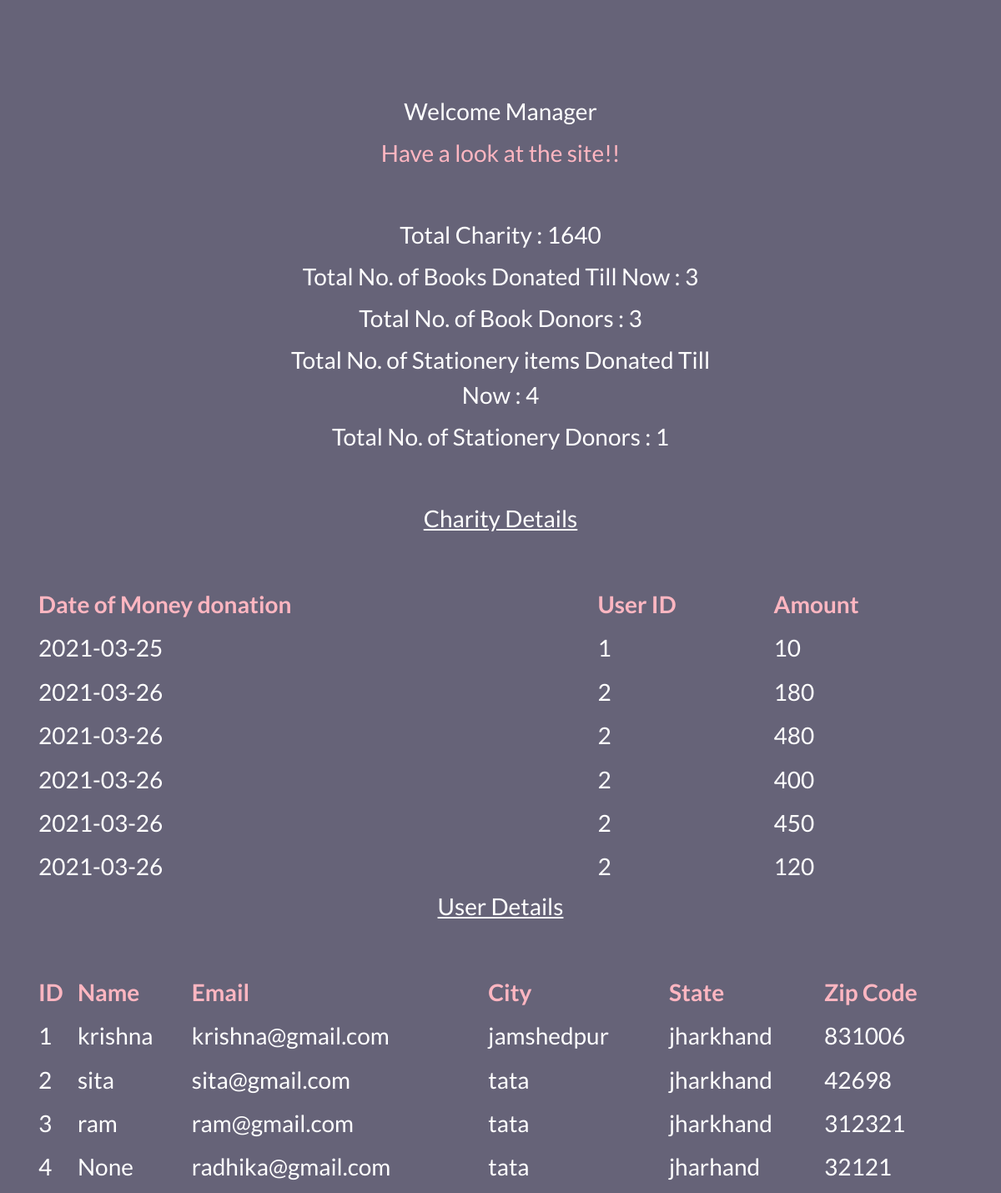
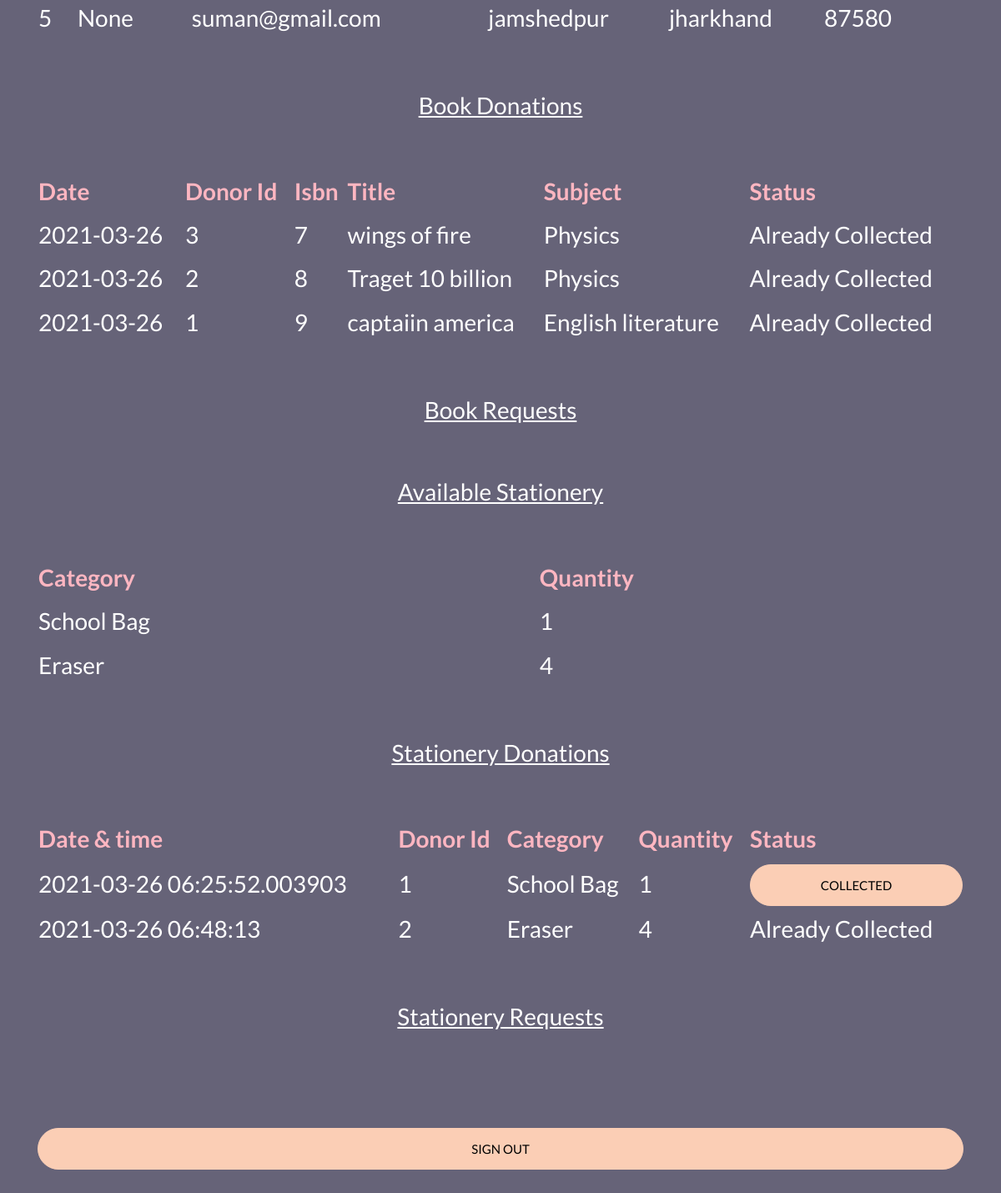
The page /dorei/manage/ on the database as committed earlier (2 pictures, top to bottom).
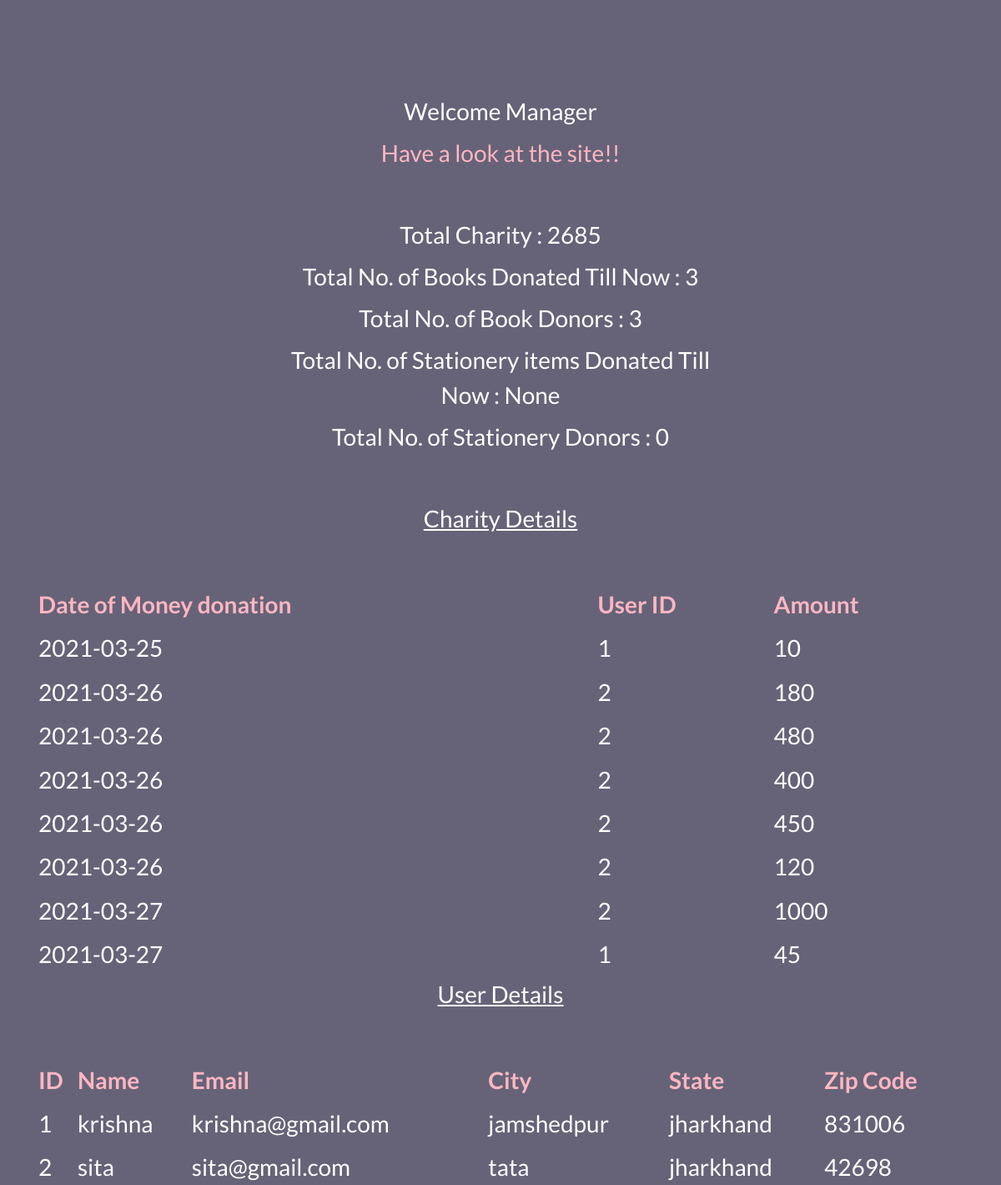
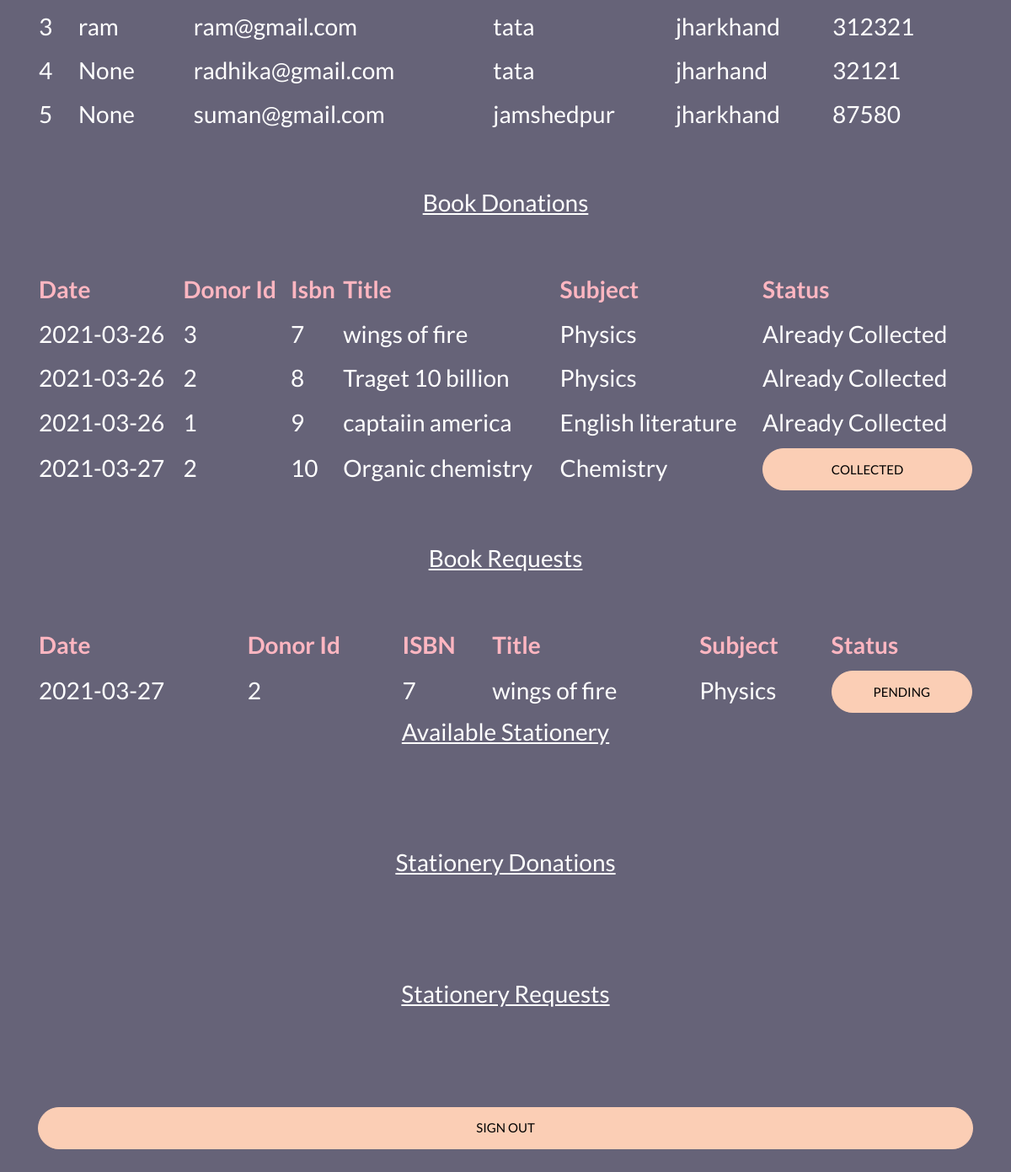
The same page on the database as committed later (2 pictures, top to bottom).
### dorei/models.py (models this page shows, shortened)
class Money(models.Model):
    money_id = models.IntegerField(db_column='money_id', primary_key=True)
    user_id = models.ForeignKey(User, on_delete=models.CASCADE, db_column='user_id')
    t_time = models.DateTimeField(db_column='t_time')
    amount = models.IntegerField(db_column='amount')
    transaction_id = models.TextField(db_column='transaction_id', max_length=10, null=True)
    class Meta:
        unique_together = (('money_id', 't_time'),)

class User(models.Model):
    user_id = models.AutoField(db_column='user_id', primary_key=True)
    first_name = models.TextField(db_column='first_name', max_length=10)
    middle_name = models.TextField(db_column='middle_name', max_length=10, blank=True, null=True)
    last_name = models.TextField(db_column='last_name', max_length=10, blank=True, null=True)
    email_address = models.EmailField(db_column='email_address', max_length=40)
    house_number = models.CharField(db_column='house_number', max_length=10, blank=True, null=True)
    street_number = models.CharField(db_column='street_number', max_length=10, blank=True, null=True)
    street_name = models.TextField(db_column='street_name', max_length=50)
    city = models.TextField(db_column='city', max_length=50)
    state = models.TextField(db_column='state', max_length=50)
    postal_code = models.DecimalField(db_column='postal_code', max_digits=6, decimal_places=0)
    password = models.CharField(db_column='password', max_length=256)

class BookDonate(models.Model):
    user_id = models.ForeignKey(User, on_delete=models.CASCADE, db_column='user_id')
    isbn = models.ForeignKey(Book, on_delete=models.CASCADE, db_column='isbn')
    t_time = models.DateTimeField(db_column='t_time')
    is_collected = models.BooleanField(db_column='is_collected', default = False)
    class Meta:
        unique_together = (('user_id', 'isbn'),)

class Stationery(models.Model):
    stationery_id = models.AutoField(db_column='stationery_id', primary_key=True)
    stationery_name = models.CharField(db_column='stationery_name', max_length = 50)
    tot_quantity = models.IntegerField(db_column='tot_quantity',validators=[MinValueValidator(1)], blank=True, null=True)
    location_id = models.ForeignKey(Location, on_delete = models.DO_NOTHING,db_column='location_id', null=True, blank=True)

### dorei/views.py (the view)
# urls.py: path('manage/', views.manage, name='manage'),
def manage(request):
    total_charity = select_using_raw_sql("SELECT SUM(dm.amount) FROM dorei_money AS dm")
    books_donated = select_using_raw_sql("SELECT COUNT(db.isbn) FROM dorei_bookdonate AS db WHERE db.is_collected=1")
    stationery_donated = select_using_raw_sql("SELECT SUM(ds.quantity) FROM dorei_stationerydonate AS ds WHERE ds.is_collected=1")
    book_donors = select_using_raw_sql("SELECT COUNT(DISTINCT(db.user_id)) FROM dorei_bookdonate AS db WHERE db.is_collected=1")
    stationery_donors = select_using_raw_sql("SELECT COUNT(DISTINCT(ds.user_id)) FROM dorei_stationerydonate AS ds WHERE ds.is_collected=1")
    charity_details = select_using_raw_sql("SELECT date(dm.t_time) AS t_time,dm.user_id AS user_id,dm.amount AS amount FROM dorei_money AS dm")
    user_details = select_using_raw_sql("SELECT du.user_id AS user_id,du.first_name||' '||du.middle_name||' '||du.last_name AS name,du.email_address AS  email,\
        du.house_number AS house_number,du.street_number AS street_number,du.street_name AS street_name,du.city AS city,du.state AS state,du.postal_code AS postal_code\
        FROM dorei_user AS du")
    book_donations = select_using_raw_sql("SELECT dbd.user_id AS user_id,date(dbd.t_time) AS t_time,dbd.isbn AS isbn,db.title AS title,db.subject AS subject,dbd.is_collected AS verify\
     FROM dorei_bookdonate AS dbd, dorei_book AS db WHERE db.isbn=dbd.isbn")
    book_requests = select_using_raw_sql("SELECT dbr.user_id AS user_id,date(dbr.t_time) AS t_time,dbr.isbn AS isbn,db.title AS title,db.subject AS subject,dbr.is_delivered AS verify\
     FROM dorei_bookrequest AS dbr, dorei_book AS db WHERE db.isbn=dbr.isbn")
    available_stationery = select_using_raw_sql("SELECT ds.stationery_name AS name,ds.tot_quantity AS tot_quantity FROM dorei_stationery AS ds")
    stationery_donations = select_using_raw_sql("SELECT dsd.user_id AS user_id,dsd.t_time AS t_time,ds.stationery_name AS name,dsd.quantity AS quantity,dsd.is_collected AS verify\
     FROM dorei_stationerydonate AS dsd, dorei_stationery AS ds WHERE ds.stationery_id=dsd.stationery_id")
    stationery_requests = select_using_raw_sql("SELECT dsr.user_id AS user_id,dsr.t_time AS t_time,ds.stationery_name AS name,dsr.quantity AS quantity,dsr.is_delivered AS verify\
     FROM dorei_stationeryrequest AS dsr, dorei_stationery AS ds WHERE ds.stationery_id=dsr.stationery_id")
    data = {
            'total_charity':total_charity[0]['SUM(dm.amount)'],
            'books_donated':books_donated[0]['COUNT(db.isbn)'],
            'stationery_donated':stationery_donated[0]['SUM(ds.quantity)'],
            'book_donors':book_donors[0]['COUNT(DISTINCT(db.user_id))'],
            'stationery_donors':stationery_donors[0]['COUNT(DISTINCT(ds.user_id))'],
            'charity_details':charity_details,
            'user_details':user_details,
            'book_donations':book_donations,
            'book_requests':book_requests,
            'available_stationery':available_stationery,
            'stationery_donations':stationery_donations,
            'stationery_requests':stationery_requests,
        }
    return render(request, 'manager_ui.html', data)

### dorei/views.py (called while the page is built)
def select_using_raw_sql(sql):
    cursor = connection.cursor()
    try:
        cursor.execute(sql)
    except Exception as e:
        print(e)
        return []
    results = cursor.fetchall()
    l = []
    for  i in range(len(results)):
        dict = {}
        field = 0
        while True:
            try:
                dict[cursor.description[field][0]] = str(results[i][field])
                field = field +1
            except IndexError as e:
                break
        l.append(dict)
    return l

### dorei/templates/manager_ui.html (shortened to what this page needs)
{% extends "base_generic.html" %}
{% block content %}
  <body class="img js-fullheight" style="background-color: #928DAB;">
  <section class="ftco-section">
    <div class="container">
      <div class="row justify-content-center">
        <div class="col-md-6 text-center mb-5">
          <h2 class="heading-section">Welcome Manager</h2>
          <h2 class="heading-section" style="color:#FFB6C1;">Have a look at the site!!</h2>
        </div>
      </div>
      <div class="row justify-content-center">
        <div class="col-md-6 text-center mb-5">
          <h2 class="heading-section">Total Charity : {{total_charity}}</h2>
          <h2 class="heading-section">Total No. of Books Donated Till Now : {{books_donated}}</h2>
          <h2 class="heading-section">Total No. of Book Donors : {{book_donors}}</h2>
          <h2 class="heading-section">Total No. of Stationery items Donated Till Now : {{stationery_donated}}</h2>
          <h2 class="heading-section">Total No. of Stationery Donors : {{stationery_donors}}</h2>
        </div>
      </div>
      <div class="row justify-content-center">
        <div class="col-md-6 text-center mb-5">
          <h2 class="heading-section"><u>Charity Details</u></h2>
        </div>
      </div>
      {% if charity_details %}
      <table style="width:100%">
        <tr class="heading-section" style="color:#FFB6C1;">
          <th>Date of Money donation</th>
          <th>User ID</th>
          <th>Amount</th>
        </tr>
        {% for donation in charity_details %}
        <tr class="heading-section" style="color:#FFFFFF">
          <td >{{donation.t_time}}</td>
          <td>{{donation.user_id}}</td>
          <td >{{donation.amount}}</td>
        </tr>
        {% endfor %}
      </table>
      {% endif %}
      <div class="row justify-content-center">
        <div class="col-md-6 text-center mb-5">
          <h2 class="heading-section"><u>User Details</u></h2>
        </div>
      </div>
      {% if user_details %}
      <table style="width:100%">
        <tr class="heading-section" style="color:#FFB6C1;">
          <th>ID</th>
          <th>Name</th>
          <th>Email</th>
          <th>City</th>
          <th>State</th>
          <th>Zip Code</th>
        </tr>
        {% for user in user_details %}
        <tr class="heading-section" style="color:#FFFFFF">
          <td >{{user.user_id}}</td>
          <td >{{user.name}}</td>
          <td >{{user.email}}</td>
          <td >{{user.city}}</td>
          <td >{{user.state}}</td>
          <td >{{user.postal_code}}</td>
        </tr>
        {% endfor %}
      </table>
      {% endif %}
      <div class="row justify-content-center">
        <div class="col-md-6 text-center mb-5">
          <br></br>
          <h2 class="heading-section"><u>Book Donations</u></h2>
        </div>
      </div>
      {% if book_donations %}
      <table style="width:100%">
        <tr class="heading-section" style="color:#FFB6C1;">
          <th>Date</th>
          <th>Donor Id</th>
          <th>Isbn</th>
          <th>Title</th>
          <th>Subject</th>
          <th>Status</th>
        </tr>
        {% for donation in book_donations %}
        <tr class="heading-section" style="color:#FFFFFF">
          <td>{{donation.t_time}}</td>
          <td>{{donation.user_id}}</td>
          <td>{{donation.isbn}}</td>
          <td>{{donation.title}}</td>
          <td>{{donation.subject}}</td>
          <td>
            {% if donation.verify == 'True' %}
              Already Collected
            {% else %}
              <a href="{% url 'isdonated_book' user_id=donation.user_id  isbn=donation.isbn%}">
                <button type="submit" class="form-control btn btn-primary submit px-3">Collected</button>
              </a>
            {% endif %}
          </td>
        </tr>
        {% endfor %}
      </table>
      {% endif %}
      <div class="row justify-content-center">
        <div class="col-md-6 text-center mb-5">
          <br></br>
          <h2 class="heading-section"><u>Book Requests</u></h2>
        </div>
      </div>
      {% if book_requests %}
      <table style="width:100%">
        <tr class="heading-section" style="color:#FFB6C1;">
          <th>Date</th>
          <th>Donor Id</th>
          <th>ISBN</th>
          <th>Title</th>
          <th>Subject</th>
          <th>Status</th>
        </tr>
        {% for request in book_requests %}
        <tr class="heading-section" style="color:#FFFFFF">
          <td>{{request.t_time}}</td>
          <td>{{request.user_id}}</td>
          <td>{{request.isbn}}</td>
          <td>{{request.title}}</td>
          <td>{{request.subject}}</td>
          <td>
            {% if request.verify == 'True' %}
              Request fulfilled
            {% else %}
              <a href="{% url 'isrequested_book' user_id=request.user_id  isbn=request.isbn%}">
                <button type="submit" class="form-control btn btn-primary submit px-3">Pending</button>
              </a>
            {% endif %}
          </td>
        </tr>
        {% endfor %}
      </table>
      {% endif %}
      <div class="row justify-content-center">
        <div class="col-md-6 text-center mb-5">
          <h2 class="heading-section"><u>Available Stationery</u></h2>
        </div>
      </div>
      {% if available_stationery %}
      <table style="width:100%">
        <tr class="heading-section" style="color:#FFB6C1;">
          <th>Category</th>
          <th>Quantity</th>
        </tr>
        {% for stationery in available_stationery %}
        <tr class="heading-section" style="color:#FFFFFF">
          <td >{{stationery.name}}</td>
          <td >{{stationery.tot_quantity}}</td>
        </tr>
        {% endfor %}
      </table>
      {% endif %}
      <div class="row justify-content-center">
        <div class="col-md-6 text-center mb-5">
          <br></br>
          <h2 class="heading-section"><u>Stationery Donations</u></h2>
        </div>
      </div>
      {% if stationery_donations %}
      <table style="width:100%">
        <tr class="heading-section" style="color:#FFB6C1;">
          <th>Date & time</th>
          <th>Donor Id</th>
          <th>Category</th>
          <th>Quantity</th>
          <th>Status</th>
        </tr>
        {% for donation in stationery_donations %}
        <tr class="heading-section" style="color:#FFFFFF">
          <td>{{donation.t_time}}</td>
          <td>{{donation.user_id}}</td>
          <td>{{donation.name}}</td>
          <td>{{donation.quantity}}</td>
          <td>
            {% if donation.verify == 'True' %}
              Already Collected
            {% else %}
              <a href="{% url 'isdonated_stationery' user_id=donation.user_id  t_time=donation.t_time%}">
                <button type="submit" class="form-control btn btn-primary submit px-3">Collected</button>
              </a>
            {% endif %}
          </td>
        </tr>
        {% endfor %}
      </table>
      {% endif %}
      <div class="row justify-content-center">
        <div class="col-md-6 text-center mb-5">
          <br></br>
          <h2 class="heading-section"><u>Stationery Requests</u></h2>
        </div>
      </div>
      <div class="row justify-content-center">
        <div class="col form-group">
          <br></br>
          <a href="/dorei/signOut/"><button type="submit" class="form-control btn btn-primary submit px-3">Sign Out</button></a>
        </div>
      </div>
    </div>
  </section>
  </body>
{% endblock %}

### dorei/templates/base_generic.html (shortened to what this page needs)
<!DOCTYPE html>
<html lang="en">
	<head>
		<link rel="stylesheet" href="https://stackpath.bootstrapcdn.com/font-awesome/4.7.0/css/font-awesome.min.css">
		{% load static %}
		<link rel="stylesheet" href="{% static 'css/style.css' %}">
	</head>
	<body>
	  {% block content %}{% endblock %}
	</body>
</html>

Rows that differ between the two databases and show on the page:
removed Stationery: name "School Bag", tot_quantity "1", t_time "2021-03-26 06:25:52.003903", user_id "1", quantity "1", shows "COLLECTED"
removed Stationery: name "Eraser", tot_quantity "4", t_time "2021-03-26 06:48:13", user_id "2", quantity "4", shows "Already Collected"
added Money: t_time "2021-03-27", user_id "2", amount "1000"
added Money: t_time "2021-03-27", user_id "1", amount "45"
added BookDonate: t_time "2021-03-27", user_id "2", isbn "10", title "Organic chemistry", subject "Chemistry", shows "COLLECTED"
Other text that changed with them:
{{ total_charity }}: "1640" → "2685"
{{ stationery_donated }}: "4" → "None"
{{ stationery_donors }}: "1" → "0"
text no longer shown: "Category Quantity Date & time Category Quantity"
text now shown: "Date ISBN Title Subject"
new list line: "2021-03-27 2 7 wings of fire Physics PENDING"
